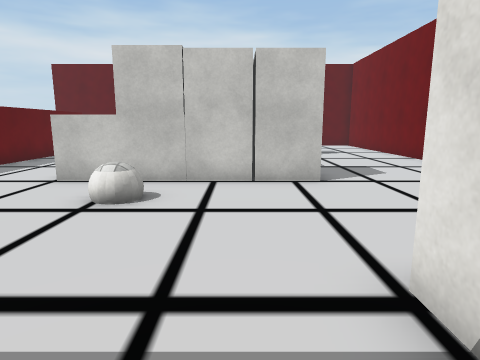
view 1 (above)

16 first-person views from a walk through a 3-D level made in the Unity game engine. The camera is 1.4 m above the floor, tilts 10° down and sees 75° across. The floor is counted in squares, 1 m on a side. Each view is taken from the middle of a square. On the plan, view 1 faces up. The plan holds only what a view shows up to about 14 squares ahead; the rest is blank. The player character is not drawn. Some surface patterns are stand-ins.

view 2
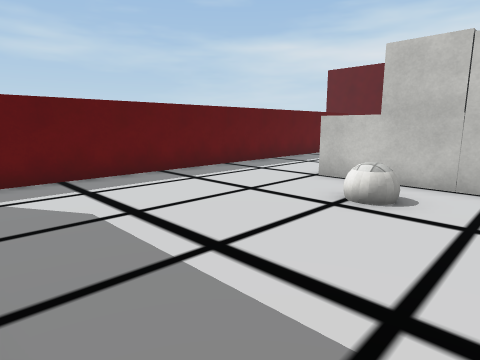

view 3
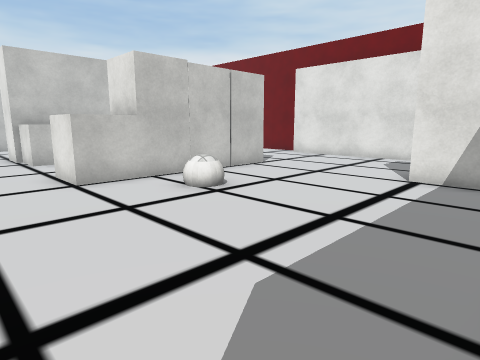

view 4
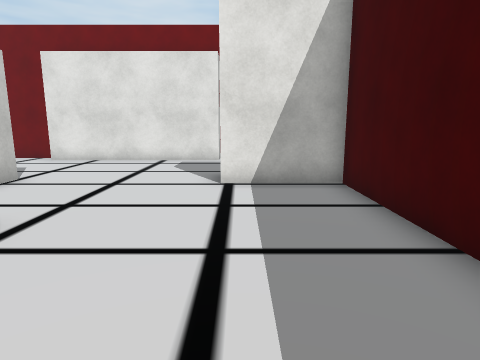

view 5
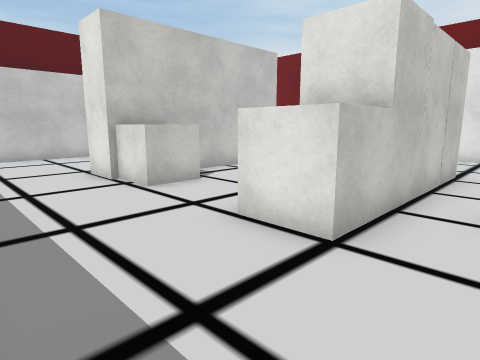

view 6
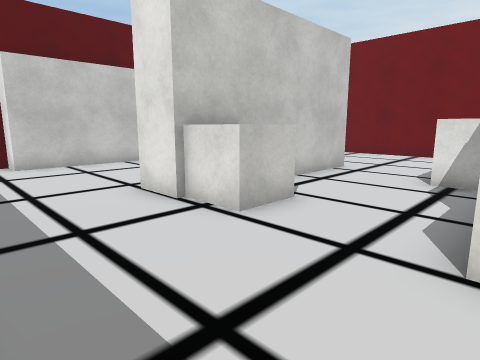

view 7
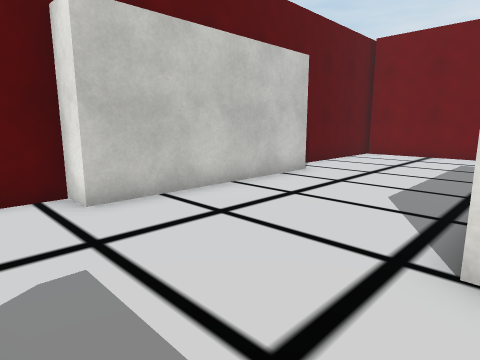

view 8
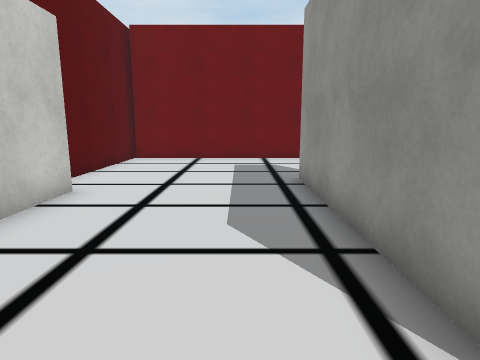

view 9
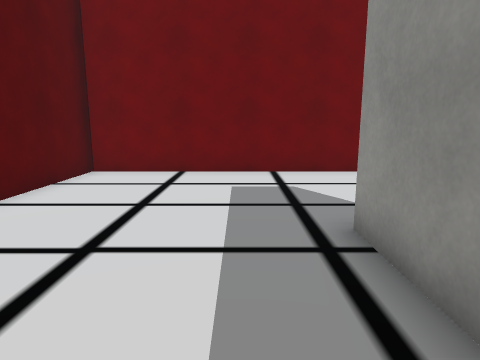

view 10
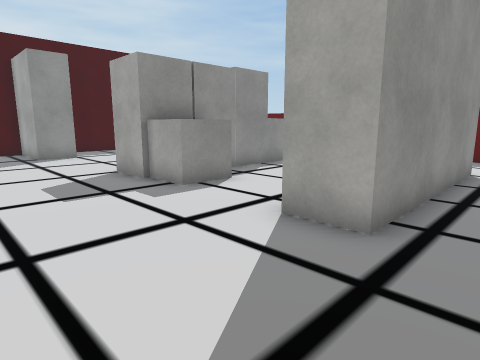

view 11
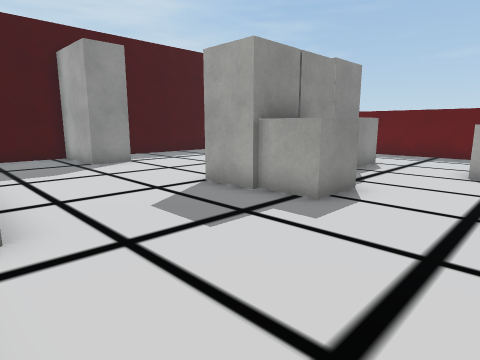

view 12
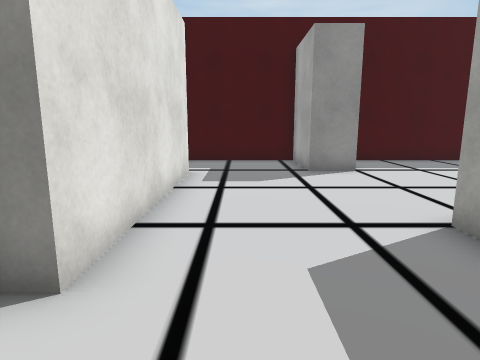

view 13
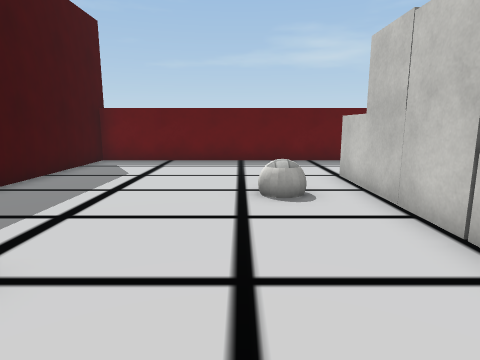

view 14
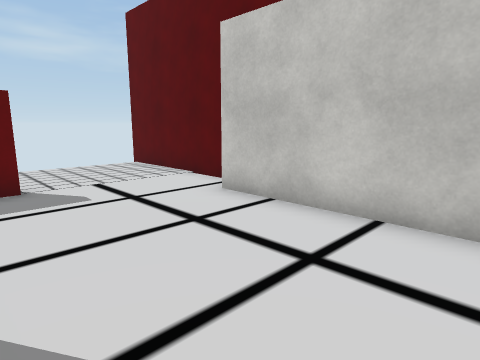

view 15
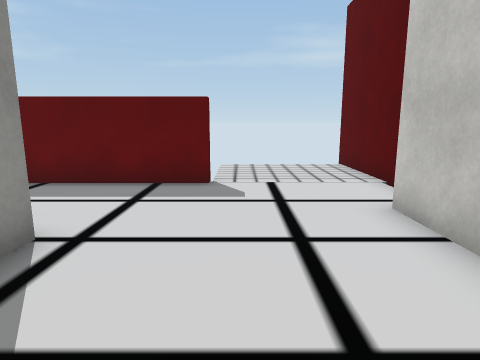

view 16
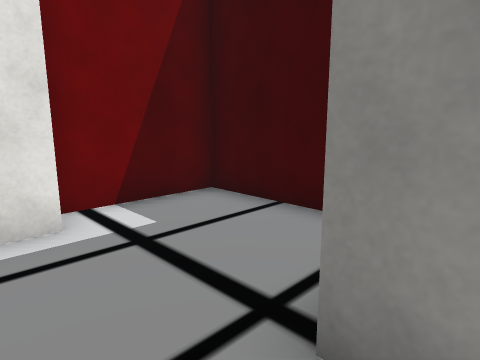

### Floor plan
Points are (right, up) in squares from view 1. A wall is a line through its corners. A room is listed if a view was taken in it or the views show most of it. See-through windows are left out.
Room 1 (views 1, 2, 3, 4, 5, 6, 7, 8, 9, 10, 11, 12, 13, 14, 15, 16)
walls: (2.1, 14) (-4.7, 14) (-4.7, 15.5) (2.1, 15.5) (2.1, 14); (7.4, 10) (7.4, 21.5); (0.6, 20.6) (-6.2, 20.6) (-6.2, 21.6) (-12.5, 21.6); (-9, 17.2) (-8.5, 17.2) (-8.5, -0.5) (1.4, -0.5) (1.4, 2.5) (2.9, 2.5) (2.9, -0.5) (7.4, -0.5) (7.4, 2.8) (6.5, 2.8) (6.5, 9.6) (7, 9.6); (8, 21.6) (2.1, 21.6)
objects: other object (-5, 8) to (-3, 9); other object (-4, 13) to (-3, 14); ball (-3, 6) to (-2, 6); other object (-2, 8) to (-2, 9); other object (-1, 8) to (0, 9); other object (0, 10) to (2, 11); other object (1, 8) to (2, 9)

Where each view was taken, in squares from view 1:
view 1: 0 up, 0 right, facing up
view 2: 0 up, 0 right, facing up-left
view 3: 0 up, 7 left, facing up-right
view 4: 2 up, 6 left, facing right
view 5: 6 up, 8 left, facing up-right
view 6: 9 up, 8 left, facing up-right
view 7: 15 up, 8 left, facing up-right
view 8: 17 up, 6 left, facing right
view 9: 17 up, 2 left, facing right
view 10: 17 up, 6 right, facing down-left
view 11: 14 up, 7 right, facing down-left
view 12: 12 up, 5 right, facing down
view 13: 5 up, 4 right, facing left
view 14: 16 up, 1 left, facing up-left
view 15: 18 up, 1 left, facing left
view 16: 4 up, 2 right, facing down-right
